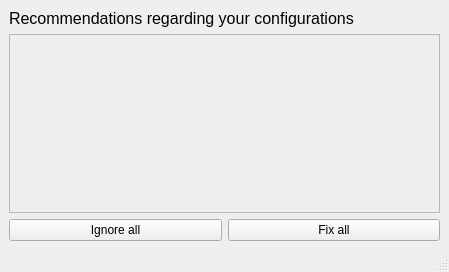
<?xml version="1.0" encoding="UTF-8"?>
<ui version="4.0">
 <class>MainWindow</class>
 <widget class="QMainWindow" name="MainWindow">
  <property name="geometry">
   <rect>
    <x>0</x>
    <y>0</y>
    <width>449</width>
    <height>272</height>
   </rect>
  </property>
  <property name="windowTitle">
   <string>MainWindow</string>
  </property>
  <widget class="QWidget" name="centralwidget">
   <layout class="QGridLayout" name="gridLayout">
    <item row="2" column="0">
     <layout class="QHBoxLayout" name="horizontalLayout_3">
      <property name="bottomMargin">
       <number>0</number>
      </property>
      <item>
       <widget class="QPushButton" name="btn_ignore_all">
        <property name="text">
         <string>Ignore all</string>
        </property>
       </widget>
      </item>
      <item>
       <widget class="QPushButton" name="btn_fix_all">
        <property name="text">
         <string>Fix all</string>
        </property>
       </widget>
      </item>
     </layout>
    </item>
    <item row="1" column="0">
     <layout class="QVBoxLayout" name="verticalLayout">
      <item>
       <widget class="QScrollArea" name="scrollArea">
        <property name="widgetResizable">
         <bool>true</bool>
        </property>
        <widget class="QWidget" name="scrollAreaWidgetContents">
         <property name="geometry">
          <rect>
           <x>0</x>
           <y>0</y>
           <width>427</width>
           <height>123</height>
          </rect>
         </property>
         <layout class="QGridLayout" name="gridLayout_2">
          <item row="0" column="0">
           <layout class="QVBoxLayout" name="verticalLayout_2">
            <property name="bottomMargin">
             <number>0</number>
            </property>
           </layout>
          </item>
         </layout>
        </widget>
       </widget>
      </item>
     </layout>
    </item>
    <item row="0" column="0">
     <widget class="QLabel" name="label_3">
      <property name="font">
       <font>
        <pointsize>12</pointsize>
       </font>
      </property>
      <property name="text">
       <string>Recommendations regarding your configurations</string>
      </property>
     </widget>
    </item>
   </layout>
  </widget>
  <widget class="QMenuBar" name="menubar">
   <property name="geometry">
    <rect>
     <x>0</x>
     <y>0</y>
     <width>449</width>
     <height>30</height>
    </rect>
   </property>
  </widget>
  <widget class="QStatusBar" name="statusbar"/>
 </widget>
 <resources/>
 <connections/>
</ui>
